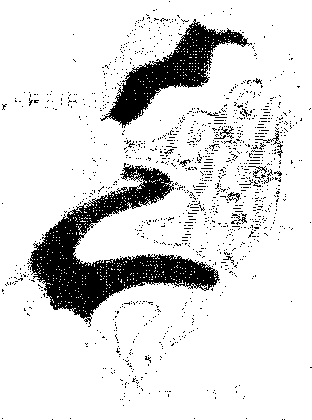
//> input picture src/exercises/convolution-filters/assets/fever-2.pgm, 312 x 420 px
$ ./remove_noise_feb-2   (built with g++ and OpenCV 4)
//> lines starting //> are read from the running program, lines starting //| are printed output that depends on the picture; after the words box and inside, x2 and y2 are one past the last pixel; in counts of white or black regions, pixels touching at a corner belong together
// mediana.cpp - 2024
#include <opencv2/opencv.hpp>
using namespace std;
using namespace cv;

Mat_<uchar> mediana(Mat_<uchar> a)
{
  const int raio = 2;
  Mat_<uchar> b(a.rows, a.cols);
  vector<int> v;
  for (int l = 0; l < b.rows; l++)
    for (int c = 0; c < b.cols; c++)
    {
      v.resize(0);
      for (int l2 = -raio; l2 <= raio; l2++)
        for (int c2 = -raio; c2 <= raio; c2++)
        {
          int l3 = l + l2;
          int c3 = c + c2;
          if (l3 < 0)
            l3 = -l3;
          if (a.rows <= l3)
            l3 = a.rows - (l3 - a.rows + 2);
          if (c3 < 0)
            c3 = -c3;
          if (a.cols <= c3)
            c3 = a.cols - (c3 - a.cols + 2);
          v.push_back(a(l3, c3));
        }
      auto meio = v.begin() + v.size() / 2;
      nth_element(v.begin(), meio, v.end());
      b(l, c) = *meio;
    }
  return b;
}

int main()
{
  Mat_<uchar> a = imread("assets/fever-2.pgm", 0);
//> a: 420 rows x 312 cols, CV_8UC1; 86.7% white; 1229 black regions (1214 under 20 px), largest, box (x1, y1, x2, y2) and area: (27, 163, 220, 327) 9561, (100, 19, 252, 128) 4517, (255, 130, 283, 158) 94

  for (int i = 0; i < 3; i++)
    a = mediana(a);
//> this loop made 3 passes
//> pass 1, `a = mediana(a);`:
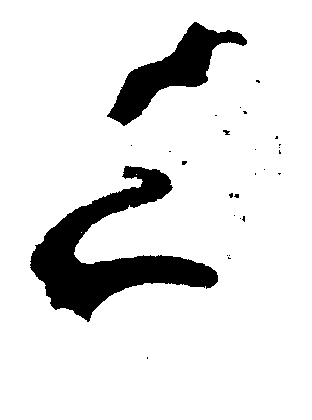
//> a: 420 rows x 312 cols, CV_8UC1; 88.6% white; 27 black regions (24 under 20 px), largest, box (x1, y1, x2, y2) and area: (30, 166, 218, 322) 10130, (107, 22, 247, 126) 4679, (223, 130, 230, 135) 22
//> pass 2, `a = mediana(a);`:
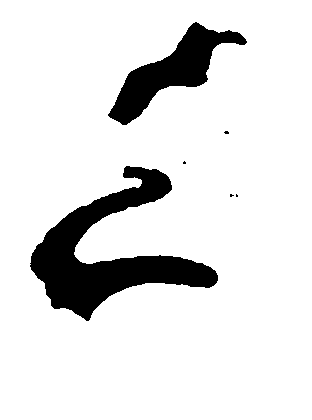
//> a: 420 rows x 312 cols, CV_8UC1; 88.7% white; 6 black regions (4 under 20 px), largest, box (x1, y1, x2, y2) and area: (30, 166, 218, 321) 10125, (108, 22, 247, 125) 4669
//> pass 3, `a = mediana(a);`:
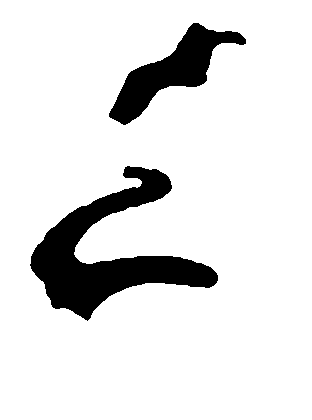
//> a: 420 rows x 312 cols, CV_8UC1; 88.7% white; 2 black regions, box (x1, y1, x2, y2) and area: (30, 166, 218, 321) 10114, (109, 23, 246, 125) 4658

  imwrite("results/fever-2-clean.png", a);
}
